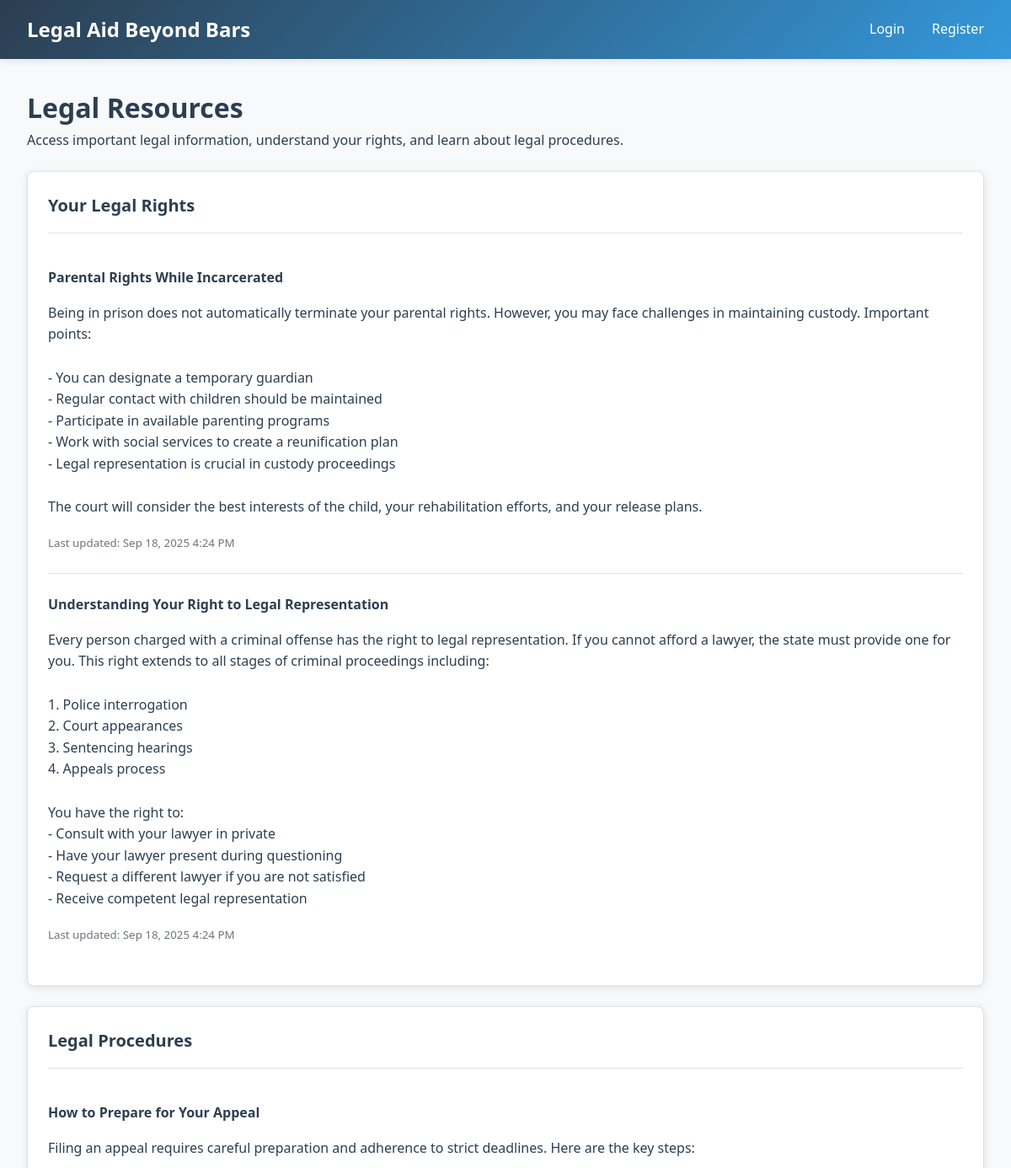
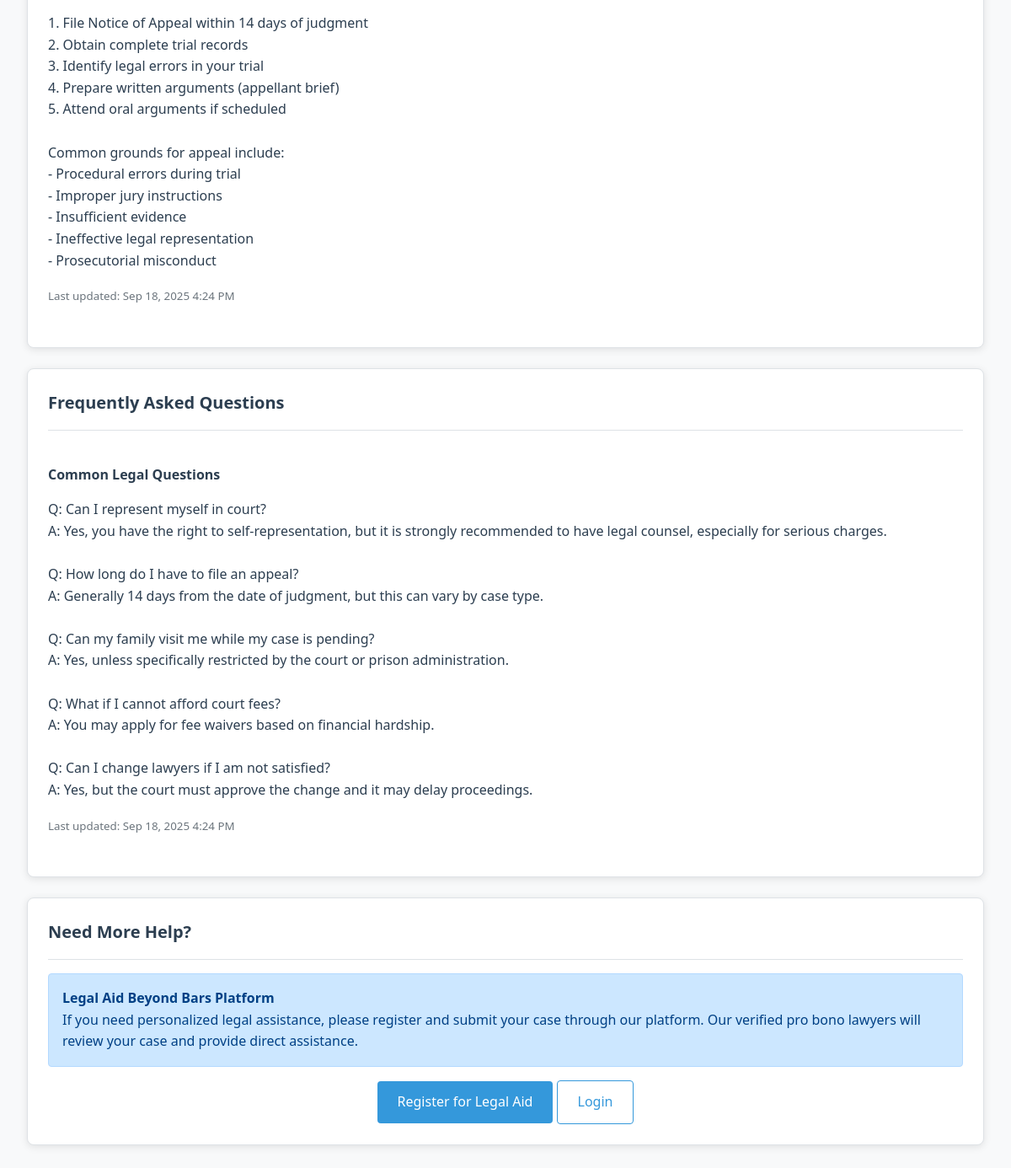
The app's page /resources.php with its own data (2 pictures, top to bottom).
### tables this page shows
CREATE TABLE legal_resources (
    id INT PRIMARY KEY AUTO_INCREMENT,
    title VARCHAR(200) NOT NULL,
    content TEXT NOT NULL,
    category ENUM('rights', 'procedures', 'faq', 'forms') NOT NULL,
    is_published BOOLEAN DEFAULT TRUE,
    created_by INT NOT NULL,
    created_at TIMESTAMP DEFAULT CURRENT_TIMESTAMP,
    updated_at TIMESTAMP DEFAULT CURRENT_TIMESTAMP ON UPDATE CURRENT_TIMESTAMP,
    FOREIGN KEY (created_by) REFERENCES users(id)
);

### functions.php (called while the page is built, shortened)
<?php
function format_date($date) {
    return date('M j, Y g:i A', strtotime($date));
}
?>

### resources.php (the view, shortened to what this page needs)
<?php
require_once '../config/database.php';
require_once '../includes/functions.php';
$stmt = $pdo->prepare("
    SELECT lr.*, u.first_name, u.last_name
    FROM legal_resources lr
    JOIN users u ON lr.created_by = u.id
    WHERE lr.is_published = 1
    ORDER BY lr.category, lr.title
");
$stmt->execute();
$resources = $stmt->fetchAll();
$grouped_resources = [];
foreach ($resources as $resource) {
    $grouped_resources[$resource['category']][] = $resource;
}
?>
<!DOCTYPE html>
<html lang="en">
<head>
    <link rel="stylesheet" href="../assets/css/style.css">
</head>
<body>
    <?php if (isset($_SESSION['user_id'])): ?>
    <header class="header">
        <nav class="navbar">
            <div class="logo">Legal Aid Beyond Bars</div>
            <ul class="nav-links">
                <li><a href="../dashboard/<?php echo $_SESSION['role']; ?>.php">Dashboard</a></li>
                <li><a href="resources.php">Legal Resources</a></li>
                <li><a href="../auth/logout.php">Logout</a></li>
            </ul>
        </nav>
    </header>
    <?php else: ?>
    <header class="header">
        <nav class="navbar">
            <div class="logo">Legal Aid Beyond Bars</div>
            <ul class="nav-links">
                <li><a href="../auth/login.php">Login</a></li>
                <li><a href="../auth/register.php">Register</a></li>
            </ul>
        </nav>
    </header>
    <?php endif; ?>
    <div class="container">
        <h1>Legal Resources</h1>
        <p class="mb-4">Access important legal information, understand your rights, and learn about legal procedures.</p>
        <?php if (isset($grouped_resources['rights'])): ?>
        <div class="card mb-4">
            <div class="card-header">
                <h3 class="card-title">Your Legal Rights</h3>
            </div>
            <?php foreach ($grouped_resources['rights'] as $resource): ?>
            <div class="resource-item">
                <h4><?php echo htmlspecialchars($resource['title']); ?></h4>
                <div class="resource-content">
                    <?php echo nl2br(htmlspecialchars($resource['content'])); ?>
                </div>
                <small class="text-muted">
                    Last updated: <?php echo format_date($resource['updated_at']); ?>
                </small>
            </div>
            <?php endforeach; ?>
        </div>
        <?php endif; ?>
        <?php if (isset($grouped_resources['procedures'])): ?>
        <div class="card mb-4">
            <div class="card-header">
                <h3 class="card-title">Legal Procedures</h3>
            </div>
            <?php foreach ($grouped_resources['procedures'] as $resource): ?>
            <div class="resource-item">
                <h4><?php echo htmlspecialchars($resource['title']); ?></h4>
                <div class="resource-content">
                    <?php echo nl2br(htmlspecialchars($resource['content'])); ?>
                </div>
                <small class="text-muted">
                    Last updated: <?php echo format_date($resource['updated_at']); ?>
                </small>
            </div>
            <?php endforeach; ?>
        </div>
        <?php endif; ?>
        <?php if (isset($grouped_resources['faq'])): ?>
        <div class="card mb-4">
            <div class="card-header">
                <h3 class="card-title">Frequently Asked Questions</h3>
            </div>
            <?php foreach ($grouped_resources['faq'] as $resource): ?>
            <div class="resource-item">
                <h4><?php echo htmlspecialchars($resource['title']); ?></h4>
                <div class="resource-content">
                    <?php echo nl2br(htmlspecialchars($resource['content'])); ?>
                </div>
                <small class="text-muted">
                    Last updated: <?php echo format_date($resource['updated_at']); ?>
                </small>
            </div>
            <?php endforeach; ?>
        </div>
        <?php endif; ?>
        <div class="card">
            <div class="card-header">
                <h3 class="card-title">Need More Help?</h3>
            </div>
            <div class="alert alert-info">
                <strong>Legal Aid Beyond Bars Platform</strong><br>
                If you need personalized legal assistance, please register and submit your case through our platform.
                Our verified pro bono lawyers will review your case and provide direct assistance.
            </div>
            <?php if (!isset($_SESSION['user_id'])): ?>
            <div class="text-center">
                <a href="../auth/register.php" class="btn btn-primary">Register for Legal Aid</a>
                <a href="../auth/login.php" class="btn btn-outline">Login</a>
            </div>
            <?php endif; ?>
        </div>
    </div>
</body>
</html>

### style.css (style rules this page uses)
:root { --primary-color: #2c3e50; --secondary-color: #3498db; --success-color: #27ae60; --warning-color: #f39c12; --danger-color: #e74c3c; --light-bg: #f8f9fa; --dark-text: #2c3e50; --border-color: #dee2e6; }
* { margin: 0; padding: 0; box-sizing: border-box; }
body { font-family: 'Segoe UI', Tahoma, Geneva, Verdana, sans-serif; line-height: 1.6; color: var(--dark-text); background-color: var(--light-bg); }
.header { background: linear-gradient(135deg, var(--primary-color), var(--secondary-color)); color: white; padding: 1rem 0; box-shadow: 0 2px 10px rgba(0,0,0,0.1); }
.navbar { display: flex; justify-content: space-between; align-items: center; max-width: 1200px; margin: 0 auto; padding: 0 2rem; }
.logo { font-size: 1.5rem; font-weight: bold; }
.nav-links { display: flex; list-style: none; gap: 2rem; }
.nav-links a { color: white; text-decoration: none; transition: opacity 0.3s; }
.container { max-width: 1200px; margin: 0 auto; padding: 2rem; }
.card { background: white; border-radius: 8px; padding: 1.5rem; box-shadow: 0 2px 10px rgba(0,0,0,0.1); border: 1px solid var(--border-color); }
.card-header { border-bottom: 1px solid var(--border-color); padding-bottom: 1rem; margin-bottom: 1rem; }
.card-title { font-size: 1.25rem; font-weight: 600; color: var(--primary-color); }
.btn { display: inline-block; padding: 0.75rem 1.5rem; border: none; border-radius: 4px; font-size: 1rem; font-weight: 500; text-decoration: none; text-align: center; cursor: pointer; transition: all 0.3s; }
.btn-primary { background-color: var(--secondary-color); color: white; }
.btn-outline { background-color: transparent; border: 1px solid var(--secondary-color); color: var(--secondary-color); }
.alert { padding: 1rem; border-radius: 4px; margin-bottom: 1rem; }
.alert-info { background-color: #cce7ff; border: 1px solid #b3d9ff; color: #004085; }
.text-center { text-align: center; }
.text-muted { color: #6c757d; }
.mb-4 { margin-bottom: 1.5rem; }

### resources.php (style rules this page uses)
.resource-item { padding: 1.5rem 0; border-bottom: 1px solid var(--border-color); }
.resource-item:last-child { border-bottom: none; }
.resource-content { margin: 1rem 0; line-height: 1.6; }

### records on screen
legal_resources: title "Parental Rights While Incarcerated", content "Being in prison does not automatically terminate your parental rights. However, you may face challenges in maintaining custody. Important points: - You can designate a temporary guardian - Regular contact with children should be maintained - Participate in available parenting programs - Work with social services to create a reunification plan - Legal representation is crucial in custody proceedings The court will consider the best interests of the child, your rehabilitation efforts, and your release plans.", updated_at "Sep 18, 2025 4:24 PM"
legal_resources: title "Understanding Your Right to Legal Representation", content "Every person charged with a criminal offense has the right to legal representation. If you cannot afford a lawyer, the state must provide one for you. This right extends to all stages of criminal proceedings including: 1. Police interrogation 2. Court appearances 3. Sentencing hearings 4. Appeals process You have the right to: - Consult with your lawyer in private - Have your lawyer present during questioning - Request a different lawyer if you are not satisfied - Receive competent legal representation", updated_at "Sep 18, 2025 4:24 PM"
legal_resources: title "How to Prepare for Your Appeal", content "Filing an appeal requires careful preparation and adherence to strict deadlines. Here are the key steps: 1. File Notice of Appeal within 14 days of judgment 2. Obtain complete trial records 3. Identify legal errors in your trial 4. Prepare written arguments (appellant brief) 5. Attend oral arguments if scheduled Common grounds for appeal include: - Procedural errors during trial - Improper jury instructions - Insufficient evidence - Ineffective legal representation - Prosecutorial misconduct", updated_at "Sep 18, 2025 4:24 PM"
legal_resources: title "Common Legal Questions", content "Q: Can I represent myself in court? A: Yes, you have the right to self-representation, but it is strongly recommended to have legal counsel, especially for serious charges. Q: How long do I have to file an appeal? A: Generally 14 days from the date of judgment, but this can vary by case type. Q: Can my family visit me while my case is pending? A: Yes, unless specifically restricted by the court or prison administration. Q: What if I cannot afford court fees? A: You may apply for fee waivers based on financial hardship. Q: Can I change lawyers if I am not satisfied? A: Yes, but the court must approve the change and it may delay proceedings.", updated_at "Sep 18, 2025 4:24 PM"
